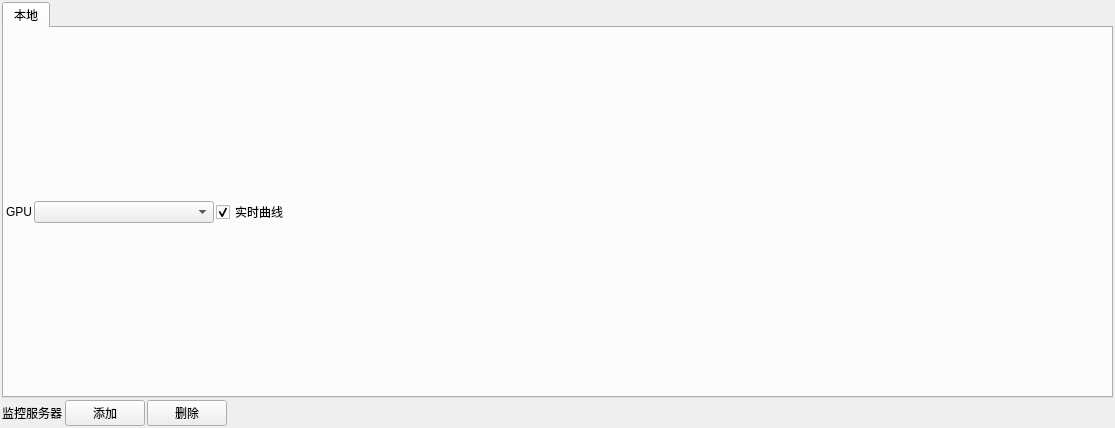
<?xml version="1.0" encoding="UTF-8"?>
<ui version="4.0">
 <class>MainWindow</class>
 <widget class="QWidget" name="MainWindow">
  <property name="geometry">
   <rect>
    <x>0</x>
    <y>0</y>
    <width>1115</width>
    <height>428</height>
   </rect>
  </property>
  <property name="windowTitle">
   <string>GPU monitor</string>
  </property>
  <layout class="QGridLayout" name="gridLayout_2">
   <property name="leftMargin">
    <number>2</number>
   </property>
   <property name="topMargin">
    <number>2</number>
   </property>
   <property name="rightMargin">
    <number>2</number>
   </property>
   <property name="bottomMargin">
    <number>2</number>
   </property>
   <property name="spacing">
    <number>2</number>
   </property>
   <item row="2" column="0">
    <layout class="QHBoxLayout" name="horizontalLayout_2">
     <item>
      <widget class="QLabel" name="label_2">
       <property name="text">
        <string>监控服务器</string>
       </property>
      </widget>
     </item>
     <item>
      <widget class="QPushButton" name="btnAddServer">
       <property name="text">
        <string>添加</string>
       </property>
      </widget>
     </item>
     <item>
      <widget class="QPushButton" name="btnRemoveServer">
       <property name="text">
        <string>删除</string>
       </property>
      </widget>
     </item>
     <item>
      <spacer name="horizontalSpacer_2">
       <property name="orientation">
        <enum>Qt::Horizontal</enum>
       </property>
       <property name="sizeHint" stdset="0">
        <size>
         <width>40</width>
         <height>20</height>
        </size>
       </property>
      </spacer>
     </item>
    </layout>
   </item>
   <item row="1" column="0">
    <widget class="QTabWidget" name="tabWidget">
     <property name="currentIndex">
      <number>0</number>
     </property>
     <widget class="QWidget" name="tab">
      <attribute name="title">
       <string>本地</string>
      </attribute>
      <layout class="QVBoxLayout" name="verticalLayout" stretch="0,1">
       <property name="spacing">
        <number>2</number>
       </property>
       <property name="leftMargin">
        <number>2</number>
       </property>
       <property name="topMargin">
        <number>2</number>
       </property>
       <property name="rightMargin">
        <number>2</number>
       </property>
       <property name="bottomMargin">
        <number>2</number>
       </property>
       <item>
        <layout class="QHBoxLayout" name="horizontalLayout">
         <item>
          <widget class="QLabel" name="label">
           <property name="text">
            <string>GPU</string>
           </property>
          </widget>
         </item>
         <item>
          <widget class="QComboBox" name="cmbGpu">
           <property name="minimumSize">
            <size>
             <width>180</width>
             <height>0</height>
            </size>
           </property>
          </widget>
         </item>
         <item>
          <widget class="QCheckBox" name="ckbRtLine">
           <property name="text">
            <string>实时曲线</string>
           </property>
           <property name="checked">
            <bool>true</bool>
           </property>
          </widget>
         </item>
         <item>
          <spacer name="horizontalSpacer">
           <property name="orientation">
            <enum>Qt::Horizontal</enum>
           </property>
           <property name="sizeHint" stdset="0">
            <size>
             <width>40</width>
             <height>20</height>
            </size>
           </property>
          </spacer>
         </item>
        </layout>
       </item>
       <item>
        <layout class="QGridLayout" name="gridLayout"/>
       </item>
      </layout>
     </widget>
    </widget>
   </item>
  </layout>
 </widget>
 <resources/>
 <connections/>
</ui>
